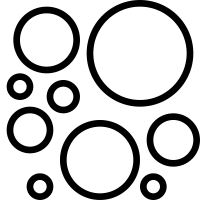
%> input picture bachelor/CV/lab1/shape.png, 200 x 200 px
$ octave profiles.m   (GNU Octave 9; MATLAB toolbox functions it lacks are replaced by stand-ins)
%> lines starting %> are read from the running program, lines starting %| are printed output that depends on the picture
I = imread("shape.png");
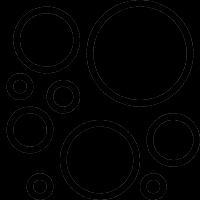
%> I: size 200x200 uint8; min 0, max 45, mean 1.7
[numRows , numCols , Layers] = size(I);
%> numRows = 200; numCols = 200; Layers = 1

% X axis
subplot(2,1,1);
x = [1 numCols];
%> x = [1 200]
y = [ceil(numRows/2) ceil(numRows/2)];
%> y = [100 100]
improfile(I,x,y);
grid on;
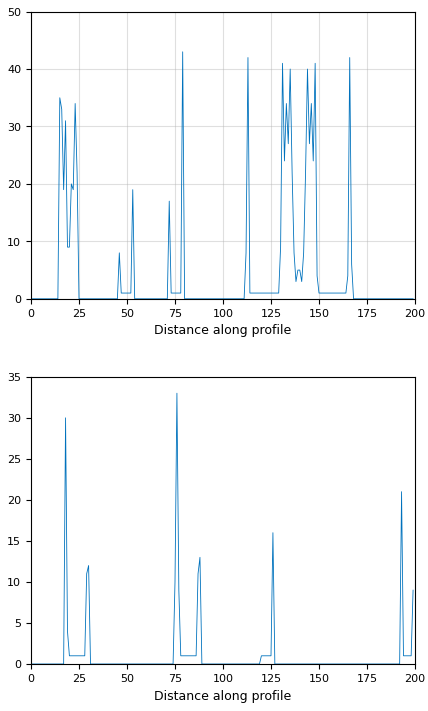
%> figure redrawn from the program's plot data, 2 panels; panel 1: curve peaks at x = 79, y = 43; panel 2: curve peaks at x = 76, y = 33

subplot(2,1,2);
x = [ceil(numCols/2) ceil(numCols/2)];
%> x = [100 100]
y = [1 numRows];
%> y = [1 200]
improfile(I,x,y);
